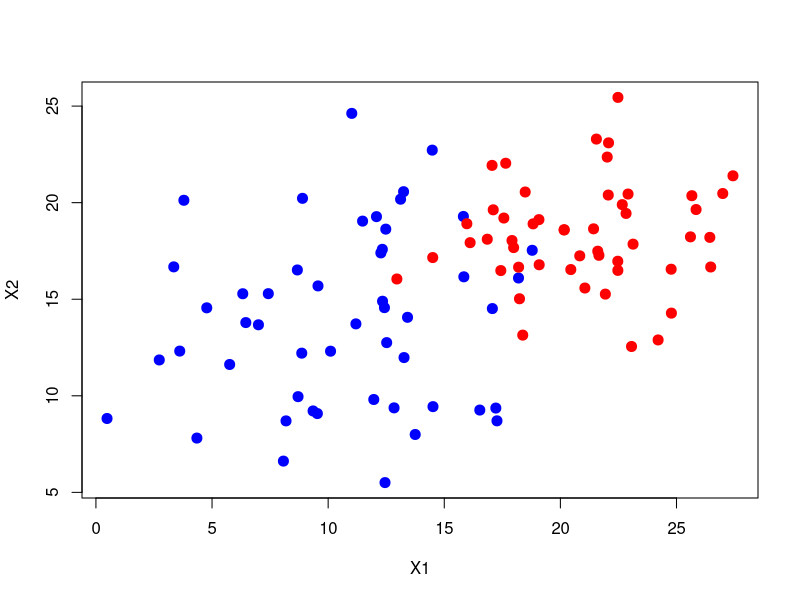
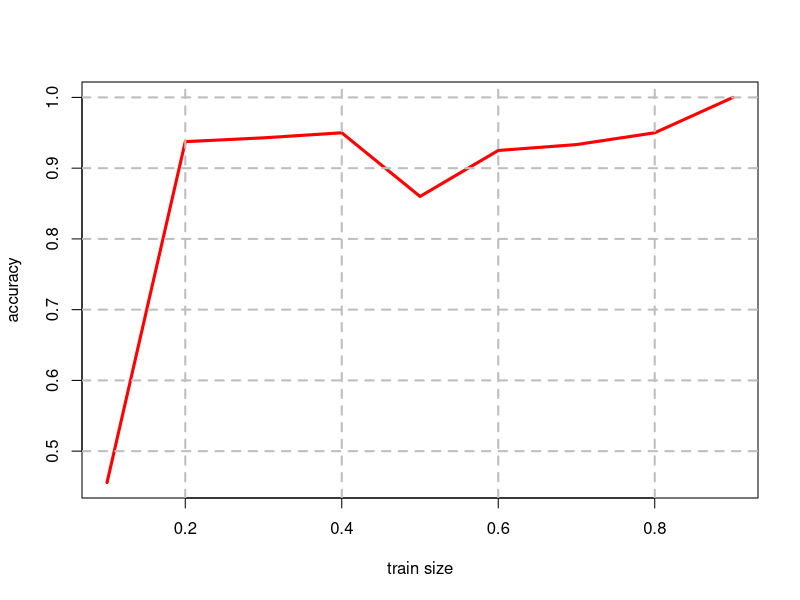

Write R code to recreate these figures, in order.
library(e1071)
set.seed(12345)


segragete <- function(n_row, train_size, data) {
  data <- data[order(runif(n_row)),]

  data_train <- data[1:train_size,]
  data_test <- data[(train_size + 1):n_row,]

  return(list(data_train, data_test))
}


x1<-c(rnorm(50,mean=10,sd=4),rnorm(50,mean=20,sd=3))
x2<-c(rnorm(50,mean=14,sd=4),rnorm(50,mean=18,sd=3))

data<-data.frame(X1=x1,X2=x2,Class=c(rep("-1",50),rep("1",50)))
data$color[data$Class=="-1"]<-"blue"
data$color[data$Class=="1"]<-"red"

plot(x1,x2,col=data$color,
     xlab = "X1", ylab = "X2",
     pch = 20, cex = 2)

data <- data[-4]

n_column <- dim(data)[2]
train_size_list <- seq(0.1, 0.9, 0.1)
accuracy_list <- list()

for (size in train_size_list) {
  n_row <- dim(data)[1]
  train_size <- as.integer(n_row * size)

  data_prepared <- segragete(n_row, train_size, data)
  data_train <- data_prepared[[1]]
  data_test <- data_prepared[[2]]

  NBclassifier <- naiveBayes(data_train[, -n_column], data_train[, n_column])
  NBpredicted <- predict(NBclassifier, data_test)

  result <- table(NBpredicted, data_test$Class)
  test_size <- n_row - train_size
  # (TP + TN)/test_size
  accuracy <- (result[1] + result[4]) / test_size
  accuracy_list[[length(accuracy_list) + 1]] <- accuracy
}

plot(train_size_list, accuracy_list,
     type = "l", col = "red",
     xlab="train size", ylab = "accuracy", lwd = 3)
grid(nx = NULL, ny = NULL,
     lty = 2, col = "gray", lwd = 2)